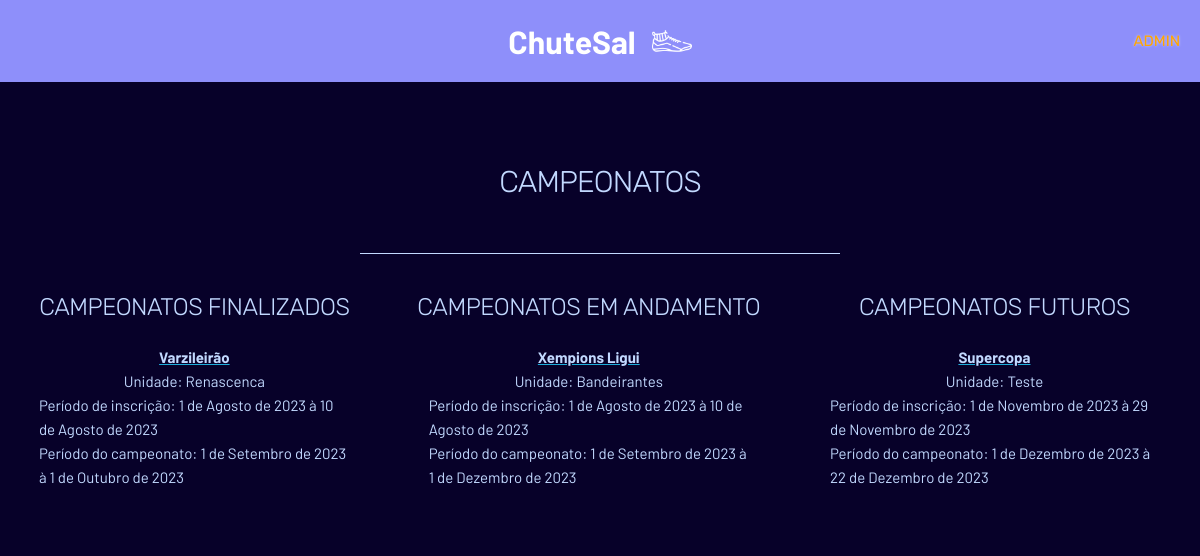
The app's page /, older data.
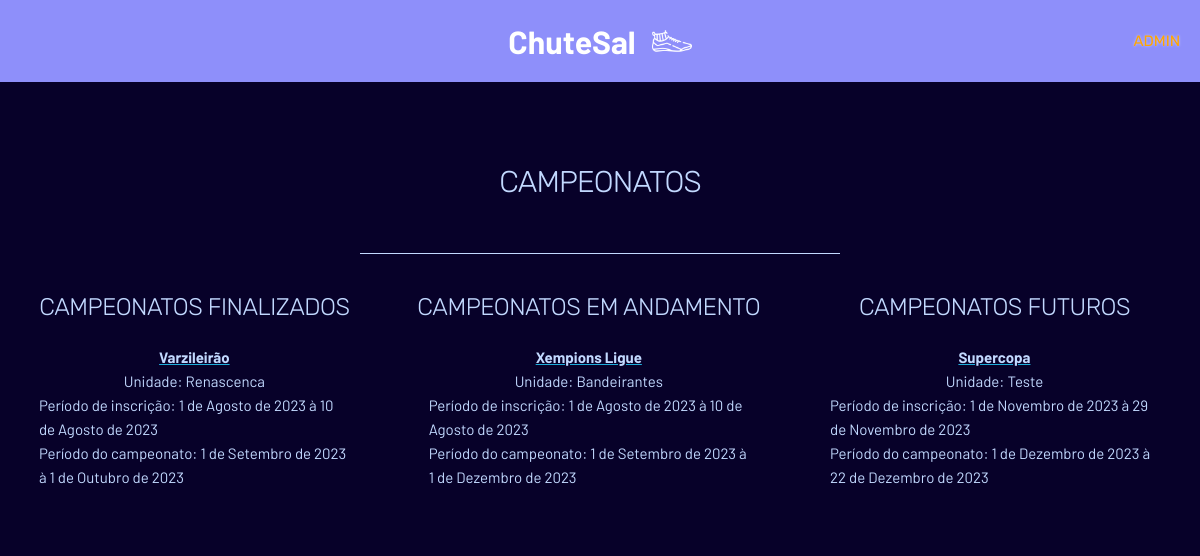
The same page, newer data.
### kicksal/models.py (models this page shows, shortened)
class Campeonato(models.Model):
    nome = models.CharField(max_length=50)
    unidade = models.ForeignKey(Unidade, on_delete=models.CASCADE)
    periodo_inscricao_comeco = models.DateField()
    periodo_inscricao_fim = models.DateField()
    periodo_jogos_comeco = models.DateField()
    periodo_jogos_fim = models.DateField()
    data_inicio_divulgacao = models.DateField()
    cup_manager = models.ForeignKey(Funcionario, on_delete=models.CASCADE)
    class Meta:
        unique_together = ('nome', 'unidade')

class Unidade(models.Model):
    nome = models.CharField(max_length=50, unique=True)
    endereco = models.CharField(max_length=150)

### kicksal/views.py (the view)
# urls.py: 2. Add a URL to urlpatterns:  path('', views.home, name='home')
def home(request):
    now = timezone.now().date()
    context = {
        'ongoing': Campeonato.objects.filter(data_inicio_divulgacao__lte=now, periodo_jogos_comeco__lte=now, periodo_jogos_fim__gt=now),
        'upcoming': Campeonato.objects.filter(data_inicio_divulgacao__lte=now, periodo_jogos_comeco__gt=now),
        'past': Campeonato.objects.filter(data_inicio_divulgacao__lte=now, periodo_jogos_fim__lt=now)
    }
    return render(request, 'home.html', context)

### kicksal/templates/home.html (shortened to what this page needs)
{% extends "scaffold.html" %}
{% block content %}
<main>
  <div class="d-flex align-center justify-center flex-column">
    <h4 class="text-capitalize">Campeonatos</h4>
  </div>
  <hr style="max-width: 40vw !important; background-color: var(--quaternary) !important; color: var(--quaternary) !important; border-color: var(--quaternary) !important;" />
  <div class="pure-g d-flex align-start">
    <div class="d-flex align-center justify-center flex-column pure-u-1-3">
      <h5 class="text-capitalize">Campeonatos finalizados</h5>
      <div class="container d-flex flex-column align-center justify-center">
        {% for x in past %}
        <div class="d-flex flex-column align-center justify-center mb-5">
          <a href="/campeonato?pk={{ x.id }}" id="href-1"><b>{{ x.nome }}</b></a>
          <span>Unidade: {{ x.unidade.nome }}</span>
          <span>Período de inscrição: {{ x.periodo_inscricao_comeco }} à {{ x.periodo_inscricao_fim }}</span>
          <span>Período do campeonato: {{ x.periodo_jogos_comeco }} à {{ x.periodo_jogos_fim }}</span>
        </div>
        {% endfor %}
      </div>
    </div>
    <div class="d-flex align-center justify-center flex-column pure-u-1-3">
      <h5 class="text-capitalize">Campeonatos em andamento</h5>
      <div class="container d-flex flex-column align-center justify-center">
        {% for x in ongoing %}
        <div class="d-flex flex-column align-center justify-center mb-5">
          <a href="/campeonato?pk={{ x.id }}" id="href-2"><b>{{ x.nome }}</b></a>
          <span>Unidade: {{ x.unidade.nome }}</span>
          <span>Período de inscrição: {{ x.periodo_inscricao_comeco }} à {{ x.periodo_inscricao_fim }}</span>
          <span>Período do campeonato: {{ x.periodo_jogos_comeco }} à {{ x.periodo_jogos_fim }}</span>
        </div>
        {% endfor %}
      </div>
    </div>
    <div class="d-flex align-center justify-center flex-column pure-u-1-3">
      <h5 class="text-capitalize">Campeonatos futuros</h5>
      <div class="container d-flex flex-column align-center justify-center">
        {% for x in upcoming %}
        <div class="d-flex flex-column align-center justify-center mb-5">
          <a href="/campeonato?pk={{ x.id }}" id="href-3"><b>{{ x.nome }}</b></a>
          <span>Unidade: {{ x.unidade.nome }}</span>
          <span>Período de inscrição: {{ x.periodo_inscricao_comeco }} à {{ x.periodo_inscricao_fim }}</span>
          <span>Período do campeonato: {{ x.periodo_jogos_comeco }} à {{ x.periodo_jogos_fim }}</span>
        </div>
        {% endfor %}
      </div>
    </div>
  </div>
</main>
{% endblock %}

### kicksal/templates/scaffold.html (shortened to what this page needs)
{% load static %}
<!DOCTYPE html>
<html lang="en">
<head>
  <link rel="stylesheet" href="{% static 'css/normalize.css' %}">
  <link rel="stylesheet" href="{% static 'css/skeleton.css' %}">
  <link rel="stylesheet" href="{% static 'css/custom.css' %}">
  <link rel="stylesheet" href="https://cdn.jsdelivr.net/npm/purecss@3.0.0/build/pure-min.css"
>
</head>
<body>
  {% block sidebar %}
  <div id="navbar-container" class="d-flex align-center justify-center mb-10">
    <nav id="navbar" class="d-flex align-center justify-center">
      <a href="/" style="color: white !important;">ChuteSal</a>
      <img src="{% static 'img/futsal_icon_white.png' %}" alt="ChuteSal" class="icon">
    </nav>
    <a href="/is_admin" class="mr-2 href-a">Admin</a>
  </div>
  {% endblock %}
  {% block content %}{% endblock %}
</body>
</html>

### kicksal/static/css/skeleton.css (style rules this page uses)
.container { position: relative; width: 100%; max-width: 960px; margin: 0 auto; padding: 0 20px; box-sizing: border-box; }
@media (min-width: 400px) { .container { width: 85%; padding: 0; } }
@media (min-width: 550px) { .container { width: 80%; } }
html { font-size: 62.5%; }
body { font-size: 1.5em; line-height: 1.6; font-weight: 400; font-family: "Raleway", "HelveticaNeue", "Helvetica Neue", Helvetica, Arial, sans-serif; color: #222; }
h1, h2, h3, h4, h5, h6 { margin-top: 0; margin-bottom: 2rem; font-weight: 300; }
h4 { font-size: 2.4rem; line-height: 1.35; letter-spacing: -.08rem; }
h5 { font-size: 1.8rem; line-height: 1.5; letter-spacing: -.05rem; }
@media (min-width: 550px) { h4 { font-size: 3.0rem; } }
@media (min-width: 550px) { h5 { font-size: 2.4rem; } }
a { color: #1EAEDB; }
hr { margin-top: 3rem; margin-bottom: 3.5rem; border-width: 0; border-top: 1px solid #E1E1E1; }
.container:after, .row:after, .u-cf { content: ""; display: table; clear: both; }

### kicksal/static/css/custom.css (style rules this page uses)
:root { --background: #070129; --primary: #190482; --secondary: #7752FE; --tertiary: #8E8FFA; --quaternary: #C2D9FF; --quinary: #e0ecff; }
html *:not(a) { font-family: 'Barlow', sans-serif; background-color: var(--background); color: var(--quaternary); }
h1, h2, h3, h4, h5, h6 { font-family: 'Rubik', sans-serif !important; }
.href-a { font-family: 'Rubik', sans-serif !important; text-decoration: none !important; text-transform: uppercase !important; color: orange !important; position: absolute; right: 0; text-shadow: 0 0 3px rgba(255, 255, 255, 0.5); }
.d-flex { display: flex !important; }
.align-center { align-items: center !important; }
.justify-center { justify-content: center !important; }
.flex-column { flex-direction: column !important; }
.text-capitalize { text-transform: uppercase !important; }
#navbar-container, #navbar-container * { background-color: var(--tertiary) !important; padding: 0.25em !important; }
#navbar { width: 50vw; }
#navbar * { text-decoration: none; color: var(--quaternary) !important; font-size: xx-large !important; font-weight: bold !important; }
.align-start { align-items: flex-start !important; }
.icon { width: 5vh !important; height: auto; aspect-ratio: 1/1; }
.mr-2 { margin-right: 2vh !important; }
.mb-5 { margin-bottom: 5vh !important; }
.mb-10 { margin-bottom: 10vh !important; }

Row changes from the older to the newer data that the page shows:
changed Campeonato "Bandeirantes": nome "Xempions Ligui" → "Xempions Ligue"
